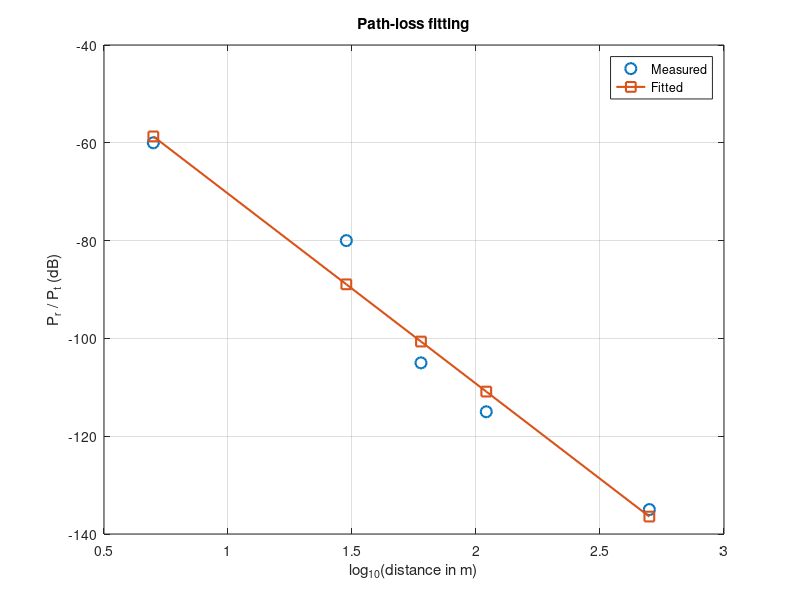

MATLAB code for this plot:
% Exercise 2.1
% Estimate path-loss exponent gamma and shadowing variance sigma_phi_dB^2
% from empirical measurements of Pr/Pt at 900 MHz.

clear; clc;

%% Given data
f = 900e6;                    % frequency (Hz)
c = 3e8;                      % speed of light (m/s)
lambda = c / f;               % wavelength
d0 = 1;                       % reference distance (m)

d = [5; 30; 60; 110; 500];    % distances (m)
Pr_Pt_dB = [-60; -80; -105; -115; -135];   % measured Pr/Pt in dB

%% Step 1: Compute K from free-space model at d0
% 10*log10(K) = 20*log10(lambda/(4*pi*d0))
K_dB = 20*log10(lambda / (4*pi*d0));   % = 10*log10(K)
log10K = K_dB / 10;                    % = log10(K)

%% Step 2: Form xi and yi
x = log10(d / d0);
y = Pr_Pt_dB / 10;                     % y = log10(Pr/Pt)

%% Step 3: Least-squares estimation of gamma
% Correct model: y = log10K - gamma*x + epsilon
gamma_hat = -(x' * (y - log10K)) / (x' * x);

%% Step 4: Compute residuals
eps_hat = y - (log10K - gamma_hat * x);

%% Step 5: Shadowing standard deviation and variance
% Convert residuals to dB: phi_dB = 10 * epsilon
phi_hat_dB = 10 * eps_hat;

% MSE-based variance estimate
sigma_phi_dB_sq = mean(phi_hat_dB.^2);
sigma_phi_dB = sqrt(sigma_phi_dB_sq);

%% Display results
fprintf('Estimated path-loss exponent gamma = %.4f\n', gamma_hat);
fprintf('Estimated shadowing std dev sigma_phi_dB = %.4f dB\n', sigma_phi_dB);
fprintf('Estimated shadowing variance sigma_phi_dB^2 = %.4f dB^2\n', sigma_phi_dB_sq);

%% measured vs fitted values
y_fit = log10K - gamma_hat * x;
Pr_Pt_fit_dB = 10 * y_fit;

figure;
plot(log10(d), Pr_Pt_dB, 'o', 'LineWidth', 1.5, 'MarkerSize', 8); hold on;
plot(log10(d), Pr_Pt_fit_dB, '-s', 'LineWidth', 1.5, 'MarkerSize', 7);
grid on;
xlabel('log_{10}(distance in m)');
ylabel('P_r / P_t (dB)');
legend('Measured', 'Fitted', 'Location', 'best');
title('Path-loss fitting');
